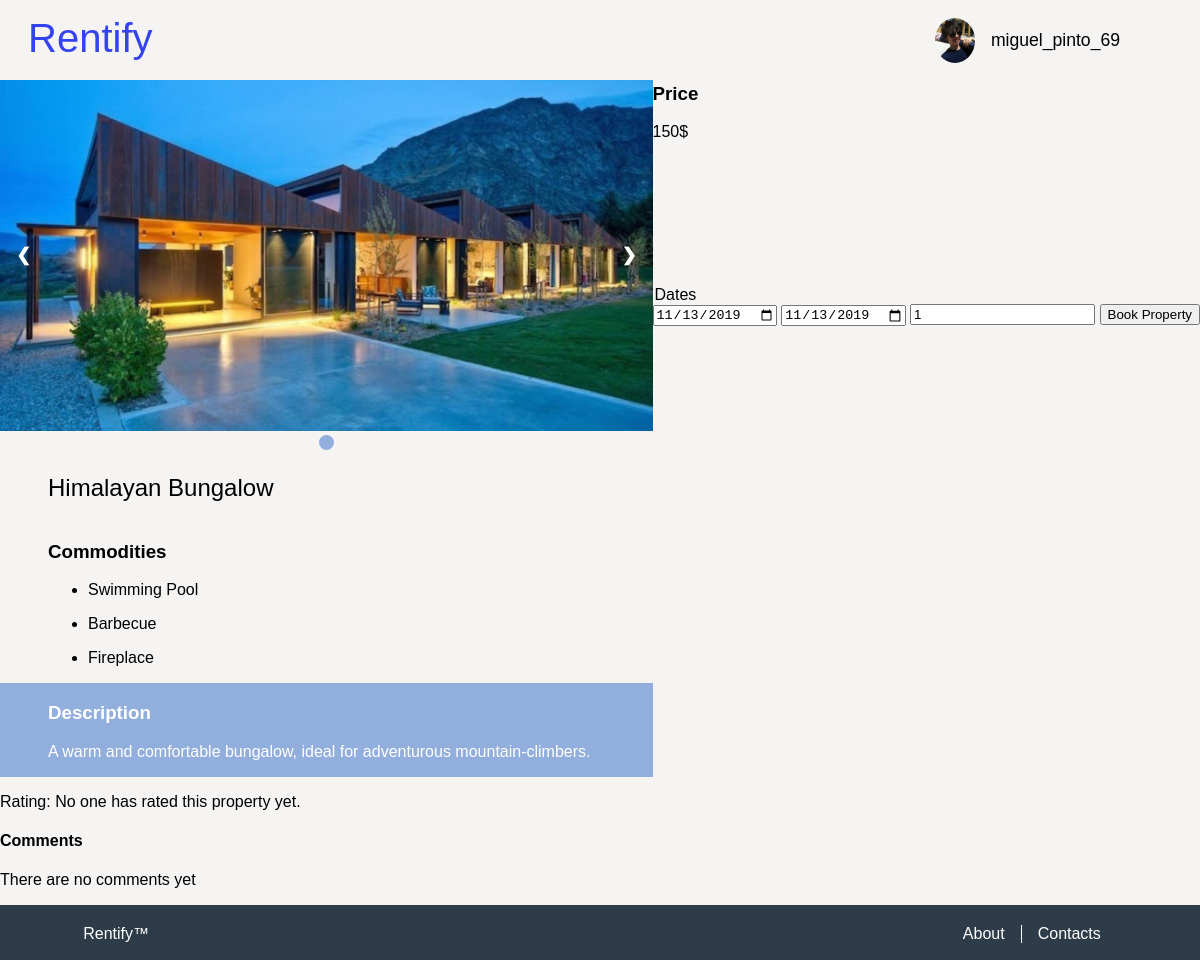
Screenshot of /pages/property_page.php?property=3 (signed in) with the database file from the repository.
### tables this page shows
CREATE TABLE User(
    username TEXT UNIQUE PRIMARY KEY,
    full_name TEXT NOT NULL,
    birthdate DATE NOT NULL,
    phone INTEGER NOT NULL,
    email TEXT NOT NULL,
    password_hash INTEGER NOT NULL,
    image_name TEXT NOT NULL 
);

CREATE TABLE PropertyImage(
    property_id INTEGER REFERENCES Property(id),
    image_name TEXT NOT NULL,
    PRIMARY KEY(property_id, image_name)
);

CREATE TABLE Property(
    id INTEGER PRIMARY KEY AUTOINCREMENT,
    owner_username TEXT REFERENCES User(username) ON DELETE CASCADE ON UPDATE CASCADE,
    title TEXT NOT NULL,
    price_per_day REAL NOT NULL,
    location TEXT NOT NULL,
    description TEXT NOT NULL,
    sleeps INTEGER NOT NULL,

    CONSTRAINT minimum_sleeps CHECK (sleeps > 0)
);

CREATE TABLE Commodity(
    id INTEGER PRIMARY KEY AUTOINCREMENT, 
    description TEXT NOT NULL
);

### database/user.php (called while the page is built, shortened)
<?php
  include_once "../database/connection.php";
  function getUserImagePath($username) {
    global $db;
    $stmt = $db->prepare('
        SELECT image_name
        FROM User
        WHERE username = ?
    ');
    $stmt->execute(array($username));
    return $stmt->fetch();
  }
?>

### database/property.php (called while the page is built, shortened)
<?php
    include_once "../database/connection.php";
    function getPropertyInfo($id){
        global $db;
        $stmt = $db->prepare('
            SELECT *
			FROM Property
            WHERE id = ?
        ');
		$stmt->execute(array($id));
        $propertyInfo = $stmt->fetch();
        return $propertyInfo;
    }
    function getPropertyImages($id){
        global $db;
        $stmt = $db->prepare('
            SELECT PropertyImage.image_name as image
            FROM Property
            JOIN PropertyImage
            ON Property.id = PropertyImage.property_id
            WHERE Property.id = ?
        ');
        $stmt->execute(array($id));
        $propertyImages = $stmt->fetchAll();
        return $propertyImages;
    }
    function getCommodities($id){
        global $db;
        $stmt = $db->prepare('
            SELECT commodity
            FROM Property
            NATURAL JOIN (
                SELECT Commodity.description as commodity, PropertyCommodity.property_id as id
                FROM PropertyCommodity
                JOIN Commodity
                ON PropertyCommodity.commodity_id = Commodity.id
            )
            WHERE Property.id = ?
        ');
        $stmt->execute(array($id));
        $propertyCommodities = $stmt->fetchAll();
        return $propertyCommodities;
    }
    function getPropertyComments($id){
        global $db;
        $stmt = $db->prepare('
            SELECT Reservation.comment as comment, Reservation.tourist_username as tourist
            FROM Property
            JOIN Reservation
            ON Property.id = Reservation.id_property
            WHERE Property.id = ?
                  AND
                  Reservation.comment IS NOT NULL
        ');
        $stmt->execute(array($id));
        return $stmt->fetchAll();
    }
    function getPropertyRatings($id){
        global $db;
        $stmt = $db->prepare('
            SELECT Reservation.rating as rating
            FROM Property
            JOIN Reservation
            ON Property.id = Reservation.id_property
            WHERE Property.id = ?
                  AND
                  Reservation.rating IS NOT NULL
        ');
        $stmt->execute(array($id));
        return $stmt->fetchAll();
    }
?>

### pages/property_page.php (the view, shortened to what this page needs)
<?php
    include_once "../templates/tpl_common.php";
    include_once "../database/connection.php";
    include_once "../database/property.php";
    include_once "../templates/tpl_scroll_top.php";
    document_main_part();
?>
        <link href="../css/property_page.css" rel="stylesheet">
    </head>
    <body>
        <?php draw_body_header(); ?>
        <section id="main">
        <?php
            $property_id = $_GET['property'];
            try{
                $property_info = getPropertyInfo($property_id);
                $property_images = getPropertyImages($property_id);
                $property_commodities = getCommodities($property_id);
            ?>
            <section id="property">
                <article id="slideshow" >
                    <div class="slideshow-container">
                    <?php foreach($property_images as $image){?>
                        <div class="mySlides">
                            <img src="../images/<?=$image['image']?>" alt="<?=$image['image']?>">
                        </div>
                    <?php } ?>
                        <a class="prev" >&#10094;</a>
                        <a class="next" >&#10095;</a>
                    </div>
                    <div class="dots">
                    <?php foreach($property_images as $image){?>
                        <span class="dot"></span>
                    <?php } ?>
                    </div>
                </article>
                <h2><?=$property_info['title']?></h2>
                <article id="description">
                    <h3>Description</h3>
                    <p><?=$property_info['description']?></p>
                </article>
                <article id="comodities">
                    <h3>Commodities</h3>
                    <ul>
                    <?php
                        foreach($property_commodities as $commodity) {
                    ?>
                        <li><p><?=$commodity['commodity']?></p></li>
                    <?php
                        }
                    ?>
                    </ul>
                </article>
                <article id="price">
                    <h3>Price</h3>
                    <p><?=$property_info['price_per_day']?>$</p>
                </article>
                <article id="dates">
                    <form method="post" action="../actions/action_booking.php">
                        <legend>Dates</legend>
                        <input type="date" name="start_date" value="2019-11-13" min="2019-11-13" />
                        <input type="date" name="end_date" value="2019-11-13" min="2019-11-14" />
                        <input type="number" name="sleeps" value="1" min="1" />
                        <input type="submit" value="Book Property"/>
                    </form>
                </article>
            </section>
            <?php
            }catch(Exception $e){
            ?>
                <p>Can't find property information!</p>
            <?php
            }
            ?>
            <section id="rating">
            <?php
                try{
                    $ratings = getPropertyRatings($property_id);
                    if(($num_ratings = count($ratings)) != 0){
                        $rating_sum = 0;
                        foreach($ratings as $rating){
                            $rating_sum += $rating['rating'];
                        }
                        $rating_sum /= $num_ratings;
            ?>
                <p>Rating: <?=$rating_sum?>/10</p>
            <?php
                    }else{
            ?>
                <p>Rating: No one has rated this property yet.</p>
            <?php
                    }
                }catch(PDOException $e){
                    die($e->getMessage());
                }
            ?>
            </section>
            <?php
            try{
                $comments = getPropertyComments($property_id);
            ?>
            <section id="comments">
                <h4>Comments</h4>
            <?php
                if(count($comments) != 0){
                    foreach ($comments as $comment) {
            ?>
                    <h5 id="tourist_name"><?=$comment['tourist']?></h4>
                    <p><?=$comment['comment']?></p>
            <?php
                    }
                }else{
            ?>
                    <p>There are no comments yet</p>
            <?php
                }
            }catch(PDOException $e){
                die($e->getMessage());
            }
            ?>
            </section>
        </section>
<?php
    draw_footer(true);
?>

### templates/tpl_common.php (shortened to what this page needs)
<?php
include_once "../includes/init.php";
include_once "../database/user.php";
function draw_user_image(){
    $image_name = getUserImagePath($_SESSION['username']);
    $image_path = "../images/".$image_name['image_name'];
    echo "<img src=".$image_path." alt=\"User's photo\" id=\"user_photo\">";
}
function draw_body_header(){
    draw_header('user.php', 'Profile');
}
function draw_header($page, $name){
?>
    <header>
        <div id="fixed">
        <h1><a href="index.php"> Rentify </a></h1>
        <?php
        if(isset($_SESSION['username'])) {
        ?>
            <div class="dropdown">
                <?php draw_user_image(); ?>
                <button  class="dropdown_button" id="user_badge" > <?php echo $_SESSION['username'] ?> </button>
            </div>
        <?php
        }
        ?>
        </div>
    </header>
<?php
}
?>
<?php
function document_main_part(){
?>
<!DOCTYPE html>
<html lang="en">
    <head>
        <link href="../css/layout.css" rel="stylesheet">
        <link href="../css/style.css" rel="stylesheet">
<?php
}
function draw_footer($include_button){
?>
        <footer id="footer">
            <p><a href="../pages/index.php">Rentify™</a></p>
            <ul>
                <li><a href="../pages/about.php">About</a></li>
                <li><a href="../pages/contacts.php">Contacts</a></li>
            </ul>
        </footer>
    </body>
</html>
<?php
}
?>

### css/layout.css (style rules this page uses)
body { background-color: #F5F4F3; margin: 0; height: 100vh; display: grid; grid-template-rows: [header] auto [nav] auto [properties] 1fr [footer] auto [end]; }
body > header { height: 3.0em; }
body > header h1 { grid-column: 1; grid-row-start: 1; grid-row-end: 3; padding-left: 0.3em; padding-right: 0.3em; }
body > header #user_photo { width: 40px; border-radius: 50%; align-self: center; }
body > header #user_badge { font-size: 1.1em; color: black; }
.dropdown { display: grid; grid-column: 3; grid-row: 1; grid-template-columns: 1fr 1fr; grid-template-rows: 1.2fr 0.1fr; justify-items: start; margin-right: 3em; }
.dropdown .dropdown_button { cursor: pointer; font-size: 16px; border: none; outline: none; color: white; padding: 14px 16px; background-color: inherit; font-family: inherit; margin: 0; grid-row: 1; grid-column: 2; }

### css/style.css (style rules this page uses)
body > header { padding-bottom: 1em; z-index: 2; }
body > header #fixed { position: fixed; padding: 1em; background-color: #F5F4F3; height: inherit; display: grid; grid-template-columns: 6fr auto 1fr; }
body > header h1 { margin: 0; }
body > header a { color: #3542f0; font-weight: lighter; text-decoration: none; outline: none; }
body { font-family: 'Trebuchet MS', Helvetica, sans-serif; color: black; font-weight: lighter; }
body h1, body h2 { font-family: 'Trebuchet MS', Helvetica, sans-serif; color: black; font-weight: lighter; }
header h1 { font-size: 2.5em; }
#footer { font-family: "Helvetica"; }
html { height: 100%; }
#footer { display: grid; grid-template-columns: auto 0.1fr; background-color: #2e3c49; padding: 0.2em; text-align: center; margin: 0; height: 3em; align-self: end; }
#footer p { grid-column: 1; text-align: left; margin-left: 5em; }
#footer ul { display: flex; grid-column: 2; flex-direction: row; padding-left: 0%; text-align: right; margin-right: 5em; }
#footer li { display: block; flex: 1; list-style-type: none; padding-right: 1em; padding-left: 1em; }
#footer li:first-of-type { border-right: 1px solid white; }
#footer a { color: white; text-decoration: none; }

### css/property_page.css (style rules this page uses)
#property { display: grid; grid-template-columns: auto auto; grid-template-rows: auto auto auto auto auto; grid-template-areas: "slides price" "slides dates" "name ..." "comodities ..." "description ..."; }
#property h2 { padding-left: 2em; grid-area: name; }
#slideshow { grid-area: slides; }
#price { grid-area: price; }
#dates { grid-area: dates; }
#description { color: white; background-color: #92aedd; padding-left: 3em; grid-area: description; }
#comodities { padding-left: 3em; grid-area: comodities; }
#slideshow img { width: 100%; }
.slideshow-container { max-width: 1000px; position: relative; margin: auto; }
.mySlides { display: none; }
.prev, .next { cursor: pointer; position: absolute; top: 50%; width: auto; margin-top: -22px; padding: 16px; color: white; font-weight: bold; font-size: 18px; transition: 0.6s ease; border-radius: 0 3px 3px 0; user-select: none; }
.next { right: 0; border-radius: 3px 0 0 3px; }
.dots { text-align: center; }
.dot { cursor: pointer; height: 15px; width: 15px; margin: 0 2px; background-color: #bbb; border-radius: 50%; display: inline-block; transition: background-color 0.6s ease; }
.active, .dot:hover { background-color: #92aedd;; }

### rows the page displays
user: image_name (picture)
propertyimage: image_name (picture)
property: title "Himalayan Bungalow", description "A warm and comfortable bungalow, ideal for adventurous mountain-climbers.", price_per_day "150"
commodity: description "Swimming Pool"
commodity: description "Barbecue"
commodity: description "Fireplace"

### other values shown
$_SESSION['username'] "miguel_pinto_69"
